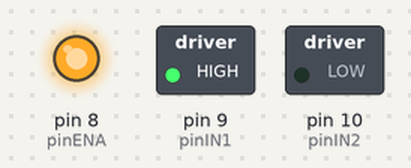
This sketch was run on a simulated Arduino Uno, built with avr-gcc and run on an emulated ATmega328P. Shown: switched loads named in the sketch (green lamp = pin HIGH), output pins drawn as LEDs (lit = HIGH).

Above: at 0.1 s.
Timing chart, 0 to 1.6 s (numbered marks = the images above):
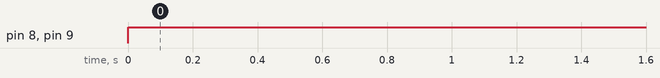

Measured:
- by itself, pin 8 (pinENA), pin 9 (pinIN1): LOW → HIGH at 0.00 s

The sketch:

sketch_aug8motor.ino
```cpp
const int pinENA = 8;
const int pinIN1 = 9;
const int pinIN2 = 10;

const int speed = 200;

void setup()
{
  pinMode(pinIN1, OUTPUT);
  pinMode(pinIN2, OUTPUT);
  pinMode(pinENA, OUTPUT);
}

void loop()
{

  digitalWrite(pinIN1, HIGH);
  digitalWrite(pinIN2, LOW);
  analogWrite(pinENA, speed);
  delay(3000);
}
```
